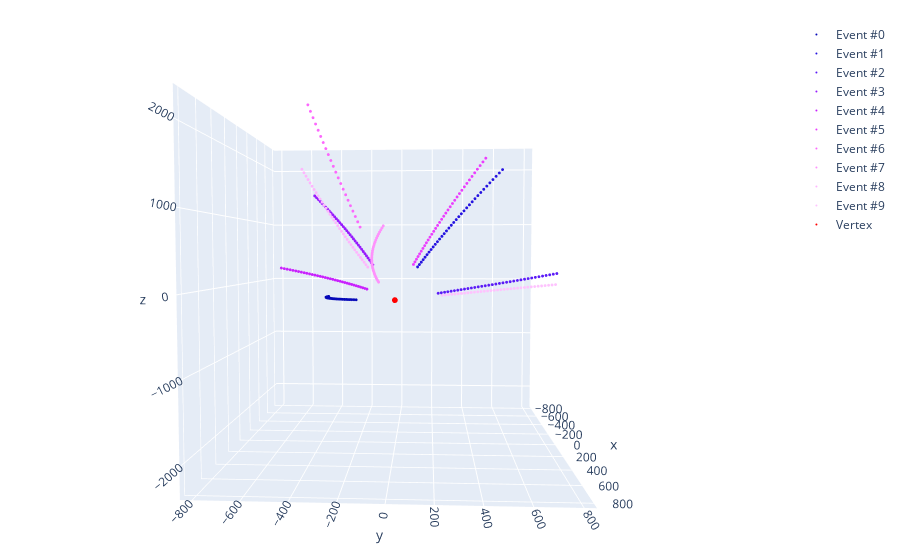

The notebook cell saved with this chart:
### Code cell
draw_event(
    hits=hits,
    fakes=None,
    vertex=vertex.numpy,
    labels=labels,
)
